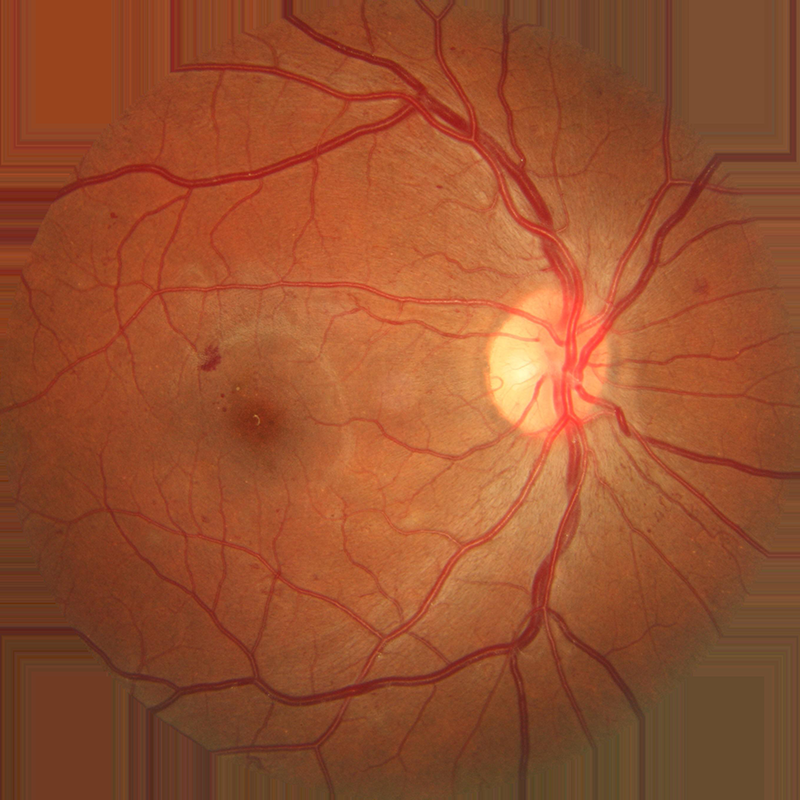
#> input picture web/upload/fundus.png, 800 x 800 px; its folder holds only this picture in this run
$ python -i preprocess.py   (imports and definitions only)
#> lines starting #> are read from the running program, lines starting #| are printed output that depends on the picture
import os
import numpy as np
from PIL import Image
import cv2

def resize(path):
    dir_list = os.listdir(path + 'REFUGE-Validation400/')
    for i in dir_list:
        img_path = os.path.join(path, 'REFUGE-Validation400/', i)
        img = Image.open(img_path).convert('RGB')

        newsize = (256, 256)
        img = img.resize(newsize)
        new_img_path = os.path.join(path, 'resized', i)
        img.save(new_img_path, quality=95)

def cvt2CLAHE(path, out, gridsize=8, clipLimit=2.0):
    '''
    CLAHE 1st method, with better color performance but worse channel performance
    '''
#> called with path = '../web/upload/fundus.png', out = 'out.png', gridsize = 8, clipLimit = 2
    bgr = cv2.imread(path)
#> bgr is the input picture: shape (800, 800, 3); mean B, G, R 46.7, 80.8, 152.3
    img = cv2.cvtColor(bgr, cv2.COLOR_BGR2LAB)
#> img: shape (800, 800, 3); mean of channels 0, 1, 2 108.1, 154.6, 160.9
    lab_planes = cv2.split(img)
    gridsize=8
    clahe = cv2.createCLAHE(clipLimit=clipLimit,tileGridSize=(gridsize,gridsize))
    img[:,:,0] = clahe.apply(img[:,:,0])
#> img: shape (800, 800, 3); mean of channels 0, 1, 2 115.9, 154.6, 160.9
    img = cv2.cvtColor(img, cv2.COLOR_Lab2BGR)
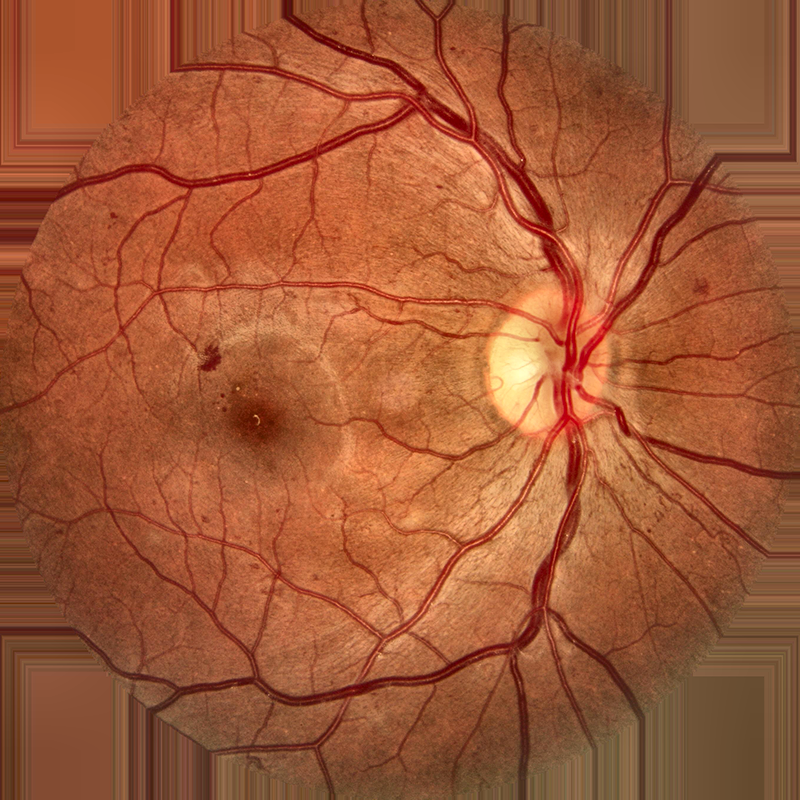
#> img: shape (800, 800, 3); mean B, G, R 53.8, 88.2, 160.9
    cv2.imwrite(out, img)
    return img

def cvt2CLAHE2(path, out, gridsize=8, clipLimit=2.0):
    '''
    CLAHE 2nd method, with worse color performance but better channel performance
    '''
    img = cv2.imread(path)
    clahe = cv2.createCLAHE(clipLimit, tileGridSize=(gridsize,gridsize))
    img_new_1 = clahe.apply(img[:,:,0])
    img_new_2 = clahe.apply(img[:,:,1])
    img_new_3 = clahe.apply(img[:,:,2])
    img_merge = cv2.merge([img_new_1,img_new_2,img_new_3])
    cv2.imwrite(out, img_merge)
    return img

def preprocess(origin_dir, out_dir):
    for i in os.listdir(origin_dir):
        img_path = os.path.join(origin_dir, i)
        new_img_path = os.path.join(out_dir, i)
        #cvt2CLAHE(img_path, new_img_path)
        cvt2CLAHE2(img_path, new_img_path)

# [15 lines not run here, left out]

>>> result = cvt2CLAHE('../web/upload/fundus.png', 'out.png')
